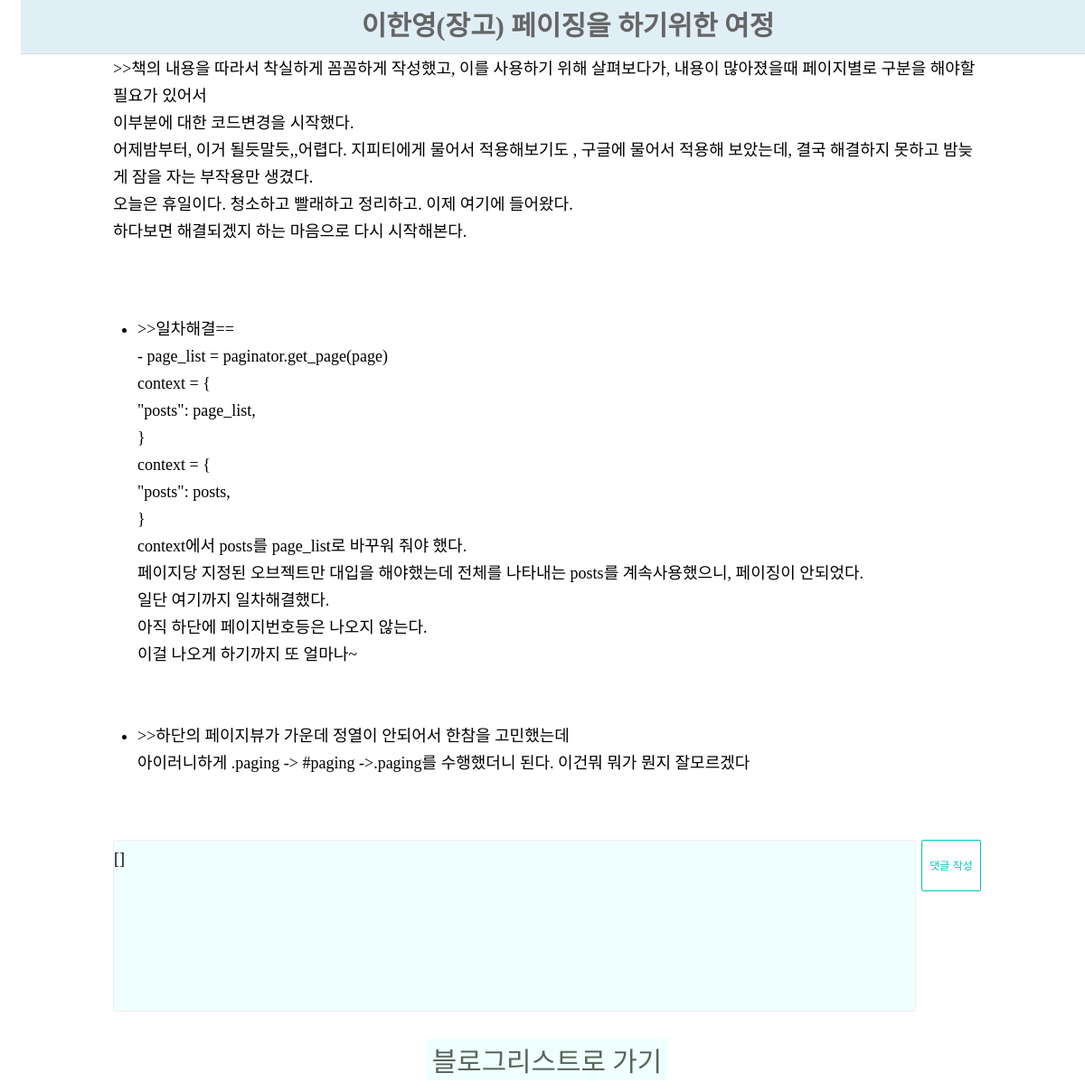
/posts/29/, run on the app's committed database.
### pylog/blog/models.py (models this page shows, shortened)
class Post(models.Model):
    title = models.CharField("포스트제목", max_length=100)
    content = models.TextField("포스트내용")
    thumbnail = models.ImageField("썸네일 이미지", upload_to="post", blank=True)
    write_date = models.DateTimeField("작성날자", auto_now_add=True)
    writer = models.CharField("로그인해서글을쓴사람", max_length=100, blank=True)

class Comment(models.Model):
    post = models.ForeignKey(Post, on_delete=models.CASCADE)
    content = models.TextField("댓글내용")

### pylog/blog/views.py (the view)
# urls.py: path("posts/<int:post_id>/", post_detail),
def post_detail(request, post_id):
    post = Post.objects.get(id=post_id)
    if request.method == "POST":
        comment_content = request.POST["comment"]
        Comment.objects.create(
            post=post,
            content=comment_content,
        )
    context = {
        "post": post,
    }
    return render(request, "post_detail.html", context)

### pylog/templates/post_detail.html (shortened to what this page needs)
{% load static %}
<!DOCTYPE html>
<html lang="en">
<head>
    <link rel="stylesheet" href="{% static 'css/style.css' %}">
</head>
<body>
    <div id="navbar">
        <span >{{ post.title}}</span>
    </div>
    <div id="post-detail">
        <p>{{post.content|linebreaksbr}}</p>
        <ul class="comments">
            {% for comment in post.comment_set.all %}
                <li class="comment">{{comment.content}}</li>
            {% empty %}
                <li class="comment_empty">아직 댓글이 없습니다</li>
            {% endfor %}
        </ul>
        <form method="POST">
            <textarea class="textarea_font" name="comment" cols="50" rows="8">[{{user.username}}] </textarea>
            <button type="submit" class="btn btn-primary">댓글 작성</button>
        </form>
    </div>
    <div class="center">
        <button>
            <a href="/posts/"><h3>블로그리스트로 가기</h3></a>
        </button>
    </div>
</body>
</html>

### pylog/static/css/style.css (style rules this page uses)
ul, ol { list-style: none; padding: 0; margin: 0; }
h1, h2, h3, h4, h5, h6 { padding: 0; margin: 0; font-weight: 300; }
a { text-decoration: none; color: #586458; }
html { margin: 5px; margin-left: 15px; font-family: 'Nanum Myeongjo', serif; font-weight: 400; font-size: 15px; color: black; line-height: 30px; }
#navbar { position: fixed; top: 0; width: 100%; z-index: 999; display: flex; flex-direction: row; flex-wrap: nowrap; justify-content: center; align-items: center; background-color: rgba(221, 237, 246, 0.9); color: #666; font-size: 2.0rem; font-weight: 700; height: 59px; border-bottom: 1px solid #ddd; }
#navbar>span { margin-top: -2px; }
.btn, .btn_logout { width: 66px; height: 30px; line-height: 25px; background-color: #fff; border-radius: 15px; transition-duration: 0.3s; transition-timing-function: ease; font-size: 12px; cursor: pointer; text-align: center; }
.btn-primary { border: 1px solid #00c3bd; color: #00c3bd; }
ul.comments { font-size: 12px; }
ul.comments>li.comment { font-size: 1.2rem; list-style: disc; margin-left: 1.5em; }
#post-detail { display: flex; flex-direction: column; margin: 0 auto; max-width: 960px; padding: 30px 20px; white-space: pre-line; font-size: 1.5vw; font-weight: 500; }
#post-detail>form { width: 100%; margin-top: 10px; display: flex; }
#post-detail>form>textarea { border: 1px solid #eee; padding: 10px; box-sizing: border-box; resize: none; border-radius: 2px; flex-grow: 1; margin-right: 6px; padding-left: 60px; text-indent: -60px; list-style: disc; }
#post-detail>form>button { height: 57px; line-height: 50px; border-radius: 2px; }
button { background-color: azure; }
.center { text-align: center; display: flex; flex-direction: row; flex-wrap: nowrap; justify-content: center; }
.center button { color: #215ecf; font-size: 1.7rem; border-style: none; font-family: 'Nanum Myeongjo', serif; }
.textarea_font { background-color: azure; font-size: 1.2rem; font-family: 'Nanum Myeongjo', serif; }

### data on the page
Post: title "이한영(장고) 페이징을 하기위한 여정", content ">>책의 내용을 따라서 착실하게 꼼꼼하게 작성했고, 이를 사용하기 위해 살펴보다가, 내용이 많아졌을때 페이지별로 구분을 해야할 필요가 있어서 이부분에 대한 코드변경을 시작했다. 어제밤부터, 이거 될듯말듯,,어렵다. 지피티에게 물어서 적용해보기도 , 구글에 물어서 적용해 보았는데, 결국 해결하지 못하고 밤늦게 잠을 자는 부작용만 생겼다. 오늘은 휴일이다. 청소하고 빨래하고 정리하고. 이제 여기에 들어왔다. 하다보면 해결되겠지 하는 마음으로 다시 시작해본다."
Comment: content ">>일차해결== - page_list = paginator.get_page(page) context = { \"posts\": page_list, } context = { \"posts\": posts, } context에서 posts를 page_list로 바꾸워 줘야 했다. 페이지당 지정된 오브젝트만 대입을 해야했는데 전체를 나타내는 posts를 계속사용했으니, 페이징이 안되었다. 일단 여기까지 일차해결했다. 아직 하단에 페이지번호등은 나오지 않는다. 이걸 나오게 하기까지 또 얼마나~"
Comment: content ">>하단의 페이지뷰가 가운데 정열이 안되어서 한참을 고민했는데 아이러니하게 .paging -> #paging ->.paging를 수행했더니 된다. 이건뭐 뭐가 뭔지 잘모르겠다"
